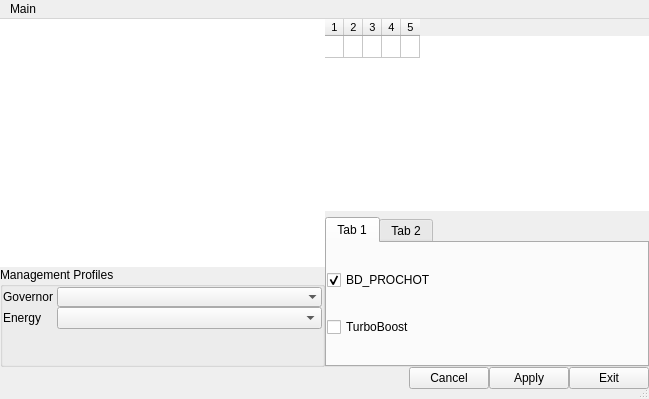
<?xml version="1.0" encoding="UTF-8"?>
<ui version="4.0">
 <class>MainWindow</class>
 <widget class="QMainWindow" name="MainWindow">
  <property name="geometry">
   <rect>
    <x>0</x>
    <y>0</y>
    <width>649</width>
    <height>399</height>
   </rect>
  </property>
  <property name="windowTitle">
   <string>MainWindow</string>
  </property>
  <widget class="QWidget" name="centralwidget">
   <layout class="QVBoxLayout" name="verticalLayout">
    <property name="spacing">
     <number>0</number>
    </property>
    <property name="sizeConstraint">
     <enum>QLayout::SetDefaultConstraint</enum>
    </property>
    <property name="leftMargin">
     <number>0</number>
    </property>
    <property name="topMargin">
     <number>0</number>
    </property>
    <property name="rightMargin">
     <number>0</number>
    </property>
    <property name="bottomMargin">
     <number>0</number>
    </property>
    <item>
     <layout class="QHBoxLayout" name="horizontalLayout">
      <property name="spacing">
       <number>0</number>
      </property>
      <item>
       <widget class="QFrame" name="frame">
        <property name="frameShape">
         <enum>QFrame::NoFrame</enum>
        </property>
        <property name="lineWidth">
         <number>0</number>
        </property>
        <layout class="QVBoxLayout" name="verticalLayout_3">
         <property name="spacing">
          <number>0</number>
         </property>
         <property name="leftMargin">
          <number>0</number>
         </property>
         <property name="topMargin">
          <number>0</number>
         </property>
         <property name="rightMargin">
          <number>0</number>
         </property>
         <property name="bottomMargin">
          <number>0</number>
         </property>
         <item>
          <widget class="QWidget" name="widget_2" native="true">
           <property name="sizePolicy">
            <sizepolicy hsizetype="MinimumExpanding" vsizetype="MinimumExpanding">
             <horstretch>0</horstretch>
             <verstretch>0</verstretch>
            </sizepolicy>
           </property>
           <layout class="QVBoxLayout" name="verticalLayout_5" stretch="0,0">
            <property name="spacing">
             <number>0</number>
            </property>
            <property name="leftMargin">
             <number>0</number>
            </property>
            <property name="topMargin">
             <number>0</number>
            </property>
            <property name="rightMargin">
             <number>0</number>
            </property>
            <property name="bottomMargin">
             <number>0</number>
            </property>
            <item>
             <widget class="QTableView" name="tableView">
              <property name="sizePolicy">
               <sizepolicy hsizetype="MinimumExpanding" vsizetype="MinimumExpanding">
                <horstretch>0</horstretch>
                <verstretch>0</verstretch>
               </sizepolicy>
              </property>
              <property name="frameShape">
               <enum>QFrame::NoFrame</enum>
              </property>
              <property name="lineWidth">
               <number>0</number>
              </property>
              <property name="alternatingRowColors">
               <bool>false</bool>
              </property>
              <property name="wordWrap">
               <bool>false</bool>
              </property>
              <attribute name="horizontalHeaderVisible">
               <bool>false</bool>
              </attribute>
              <attribute name="horizontalHeaderHighlightSections">
               <bool>false</bool>
              </attribute>
              <attribute name="verticalHeaderVisible">
               <bool>false</bool>
              </attribute>
              <attribute name="verticalHeaderHighlightSections">
               <bool>false</bool>
              </attribute>
             </widget>
            </item>
            <item>
             <widget class="QGroupBox" name="groupBox_2">
              <property name="sizePolicy">
               <sizepolicy hsizetype="MinimumExpanding" vsizetype="MinimumExpanding">
                <horstretch>0</horstretch>
                <verstretch>0</verstretch>
               </sizepolicy>
              </property>
              <property name="minimumSize">
               <size>
                <width>0</width>
                <height>10</height>
               </size>
              </property>
              <property name="maximumSize">
               <size>
                <width>16777215</width>
                <height>100</height>
               </size>
              </property>
              <property name="title">
               <string>Management Profiles</string>
              </property>
              <layout class="QFormLayout" name="formLayout">
               <item row="0" column="0">
                <widget class="QLabel" name="lblGov">
                 <property name="text">
                  <string>Governor </string>
                 </property>
                </widget>
               </item>
               <item row="0" column="1">
                <widget class="QWidget" name="widget_3" native="true">
                 <property name="sizePolicy">
                  <sizepolicy hsizetype="MinimumExpanding" vsizetype="Preferred">
                   <horstretch>0</horstretch>
                   <verstretch>0</verstretch>
                  </sizepolicy>
                 </property>
                 <property name="minimumSize">
                  <size>
                   <width>200</width>
                   <height>20</height>
                  </size>
                 </property>
                 <layout class="QHBoxLayout" name="horizontalLayout_4">
                  <property name="spacing">
                   <number>0</number>
                  </property>
                  <property name="leftMargin">
                   <number>0</number>
                  </property>
                  <property name="topMargin">
                   <number>0</number>
                  </property>
                  <property name="rightMargin">
                   <number>0</number>
                  </property>
                  <property name="bottomMargin">
                   <number>0</number>
                  </property>
                  <item>
                   <widget class="QComboBox" name="cmbGov">
                    <property name="sizePolicy">
                     <sizepolicy hsizetype="MinimumExpanding" vsizetype="Fixed">
                      <horstretch>0</horstretch>
                      <verstretch>0</verstretch>
                     </sizepolicy>
                    </property>
                    <property name="autoFillBackground">
                     <bool>false</bool>
                    </property>
                    <property name="frame">
                     <bool>false</bool>
                    </property>
                   </widget>
                  </item>
                 </layout>
                </widget>
               </item>
               <item row="2" column="1">
                <widget class="QWidget" name="lbl_combox" native="true">
                 <property name="sizePolicy">
                  <sizepolicy hsizetype="MinimumExpanding" vsizetype="Preferred">
                   <horstretch>0</horstretch>
                   <verstretch>0</verstretch>
                  </sizepolicy>
                 </property>
                 <property name="minimumSize">
                  <size>
                   <width>200</width>
                   <height>20</height>
                  </size>
                 </property>
                 <layout class="QHBoxLayout" name="horizontalLayout_3">
                  <property name="spacing">
                   <number>0</number>
                  </property>
                  <property name="leftMargin">
                   <number>0</number>
                  </property>
                  <property name="topMargin">
                   <number>0</number>
                  </property>
                  <property name="rightMargin">
                   <number>0</number>
                  </property>
                  <property name="bottomMargin">
                   <number>0</number>
                  </property>
                  <item>
                   <widget class="QComboBox" name="cmbNrg">
                    <property name="sizePolicy">
                     <sizepolicy hsizetype="MinimumExpanding" vsizetype="Fixed">
                      <horstretch>0</horstretch>
                      <verstretch>0</verstretch>
                     </sizepolicy>
                    </property>
                   </widget>
                  </item>
                 </layout>
                </widget>
               </item>
               <item row="2" column="0">
                <widget class="QLabel" name="label">
                 <property name="text">
                  <string>Energy</string>
                 </property>
                </widget>
               </item>
              </layout>
             </widget>
            </item>
           </layout>
          </widget>
         </item>
         <item>
          <widget class="QFrame" name="frame_3">
           <property name="frameShape">
            <enum>QFrame::NoFrame</enum>
           </property>
           <property name="lineWidth">
            <number>0</number>
           </property>
           <layout class="QVBoxLayout" name="verticalLayout_4">
            <property name="spacing">
             <number>0</number>
            </property>
            <property name="leftMargin">
             <number>0</number>
            </property>
            <property name="topMargin">
             <number>0</number>
            </property>
            <property name="rightMargin">
             <number>0</number>
            </property>
            <property name="bottomMargin">
             <number>0</number>
            </property>
           </layout>
          </widget>
         </item>
        </layout>
       </widget>
      </item>
      <item>
       <widget class="QFrame" name="frame_2">
        <property name="frameShape">
         <enum>QFrame::NoFrame</enum>
        </property>
        <property name="lineWidth">
         <number>0</number>
        </property>
        <layout class="QVBoxLayout" name="verticalLayout_2">
         <property name="spacing">
          <number>6</number>
         </property>
         <property name="leftMargin">
          <number>0</number>
         </property>
         <property name="topMargin">
          <number>0</number>
         </property>
         <property name="rightMargin">
          <number>0</number>
         </property>
         <property name="bottomMargin">
          <number>0</number>
         </property>
         <item>
          <widget class="QTableWidget" name="tblCores">
           <property name="sizePolicy">
            <sizepolicy hsizetype="MinimumExpanding" vsizetype="MinimumExpanding">
             <horstretch>0</horstretch>
             <verstretch>0</verstretch>
            </sizepolicy>
           </property>
           <property name="minimumSize">
            <size>
             <width>0</width>
             <height>20</height>
            </size>
           </property>
           <property name="font">
            <font>
             <pointsize>8</pointsize>
            </font>
           </property>
           <property name="frameShape">
            <enum>QFrame::NoFrame</enum>
           </property>
           <property name="frameShadow">
            <enum>QFrame::Plain</enum>
           </property>
           <property name="lineWidth">
            <number>0</number>
           </property>
           <property name="horizontalScrollBarPolicy">
            <enum>Qt::ScrollBarAlwaysOff</enum>
           </property>
           <property name="autoScroll">
            <bool>false</bool>
           </property>
           <property name="editTriggers">
            <set>QAbstractItemView::NoEditTriggers</set>
           </property>
           <property name="wordWrap">
            <bool>false</bool>
           </property>
           <property name="rowCount">
            <number>1</number>
           </property>
           <property name="columnCount">
            <number>5</number>
           </property>
           <attribute name="horizontalHeaderVisible">
            <bool>true</bool>
           </attribute>
           <attribute name="horizontalHeaderCascadingSectionResizes">
            <bool>false</bool>
           </attribute>
           <attribute name="horizontalHeaderMinimumSectionSize">
            <number>5</number>
           </attribute>
           <attribute name="horizontalHeaderDefaultSectionSize">
            <number>10</number>
           </attribute>
           <attribute name="horizontalHeaderHighlightSections">
            <bool>false</bool>
           </attribute>
           <attribute name="verticalHeaderVisible">
            <bool>false</bool>
           </attribute>
           <attribute name="verticalHeaderDefaultSectionSize">
            <number>22</number>
           </attribute>
           <row/>
           <column/>
           <column/>
           <column/>
           <column/>
           <column/>
          </widget>
         </item>
         <item>
          <widget class="QTabWidget" name="tabWidget">
           <property name="currentIndex">
            <number>0</number>
           </property>
           <widget class="QWidget" name="tab">
            <attribute name="title">
             <string>Tab 1</string>
            </attribute>
            <layout class="QGridLayout" name="gridLayout">
             <item row="0" column="0">
              <widget class="QCheckBox" name="ckbBDPROCHOT">
               <property name="text">
                <string>BD_PROCHOT</string>
               </property>
               <property name="checked">
                <bool>true</bool>
               </property>
               <property name="tristate">
                <bool>false</bool>
               </property>
              </widget>
             </item>
             <item row="1" column="0">
              <widget class="QCheckBox" name="ckbTurbo">
               <property name="text">
                <string>TurboBoost</string>
               </property>
              </widget>
             </item>
            </layout>
           </widget>
           <widget class="QWidget" name="tab_2">
            <attribute name="title">
             <string>Tab 2</string>
            </attribute>
           </widget>
          </widget>
         </item>
        </layout>
       </widget>
      </item>
     </layout>
    </item>
    <item>
     <widget class="QWidget" name="widget" native="true">
      <layout class="QHBoxLayout" name="horizontalLayout_2">
       <item>
        <spacer name="horizontalSpacer">
         <property name="orientation">
          <enum>Qt::Horizontal</enum>
         </property>
         <property name="sizeHint" stdset="0">
          <size>
           <width>40</width>
           <height>20</height>
          </size>
         </property>
        </spacer>
       </item>
       <item>
        <widget class="QPushButton" name="pushButton_2">
         <property name="text">
          <string>Cancel</string>
         </property>
        </widget>
       </item>
       <item>
        <widget class="QPushButton" name="pushButton">
         <property name="text">
          <string>Apply</string>
         </property>
        </widget>
       </item>
       <item>
        <widget class="QPushButton" name="pushButton_3">
         <property name="text">
          <string>Exit</string>
         </property>
        </widget>
       </item>
      </layout>
     </widget>
    </item>
   </layout>
  </widget>
  <widget class="QMenuBar" name="menubar">
   <property name="geometry">
    <rect>
     <x>0</x>
     <y>0</y>
     <width>649</width>
     <height>30</height>
    </rect>
   </property>
   <widget class="QMenu" name="menuMain">
    <property name="title">
     <string>Main</string>
    </property>
   </widget>
   <addaction name="menuMain"/>
  </widget>
  <widget class="QStatusBar" name="statusbar">
   <property name="sizePolicy">
    <sizepolicy hsizetype="Preferred" vsizetype="Fixed">
     <horstretch>0</horstretch>
     <verstretch>0</verstretch>
    </sizepolicy>
   </property>
   <property name="minimumSize">
    <size>
     <width>0</width>
     <height>10</height>
    </size>
   </property>
  </widget>
 </widget>
 <layoutdefault spacing="0" margin="0"/>
 <layoutfunction spacing="0" margin="0"/>
 <resources/>
 <connections/>
 <designerdata>
  <property name="gridDeltaX">
   <number>2</number>
  </property>
  <property name="gridDeltaY">
   <number>2</number>
  </property>
  <property name="gridSnapX">
   <bool>true</bool>
  </property>
  <property name="gridSnapY">
   <bool>true</bool>
  </property>
  <property name="gridVisible">
   <bool>true</bool>
  </property>
 </designerdata>
</ui>
